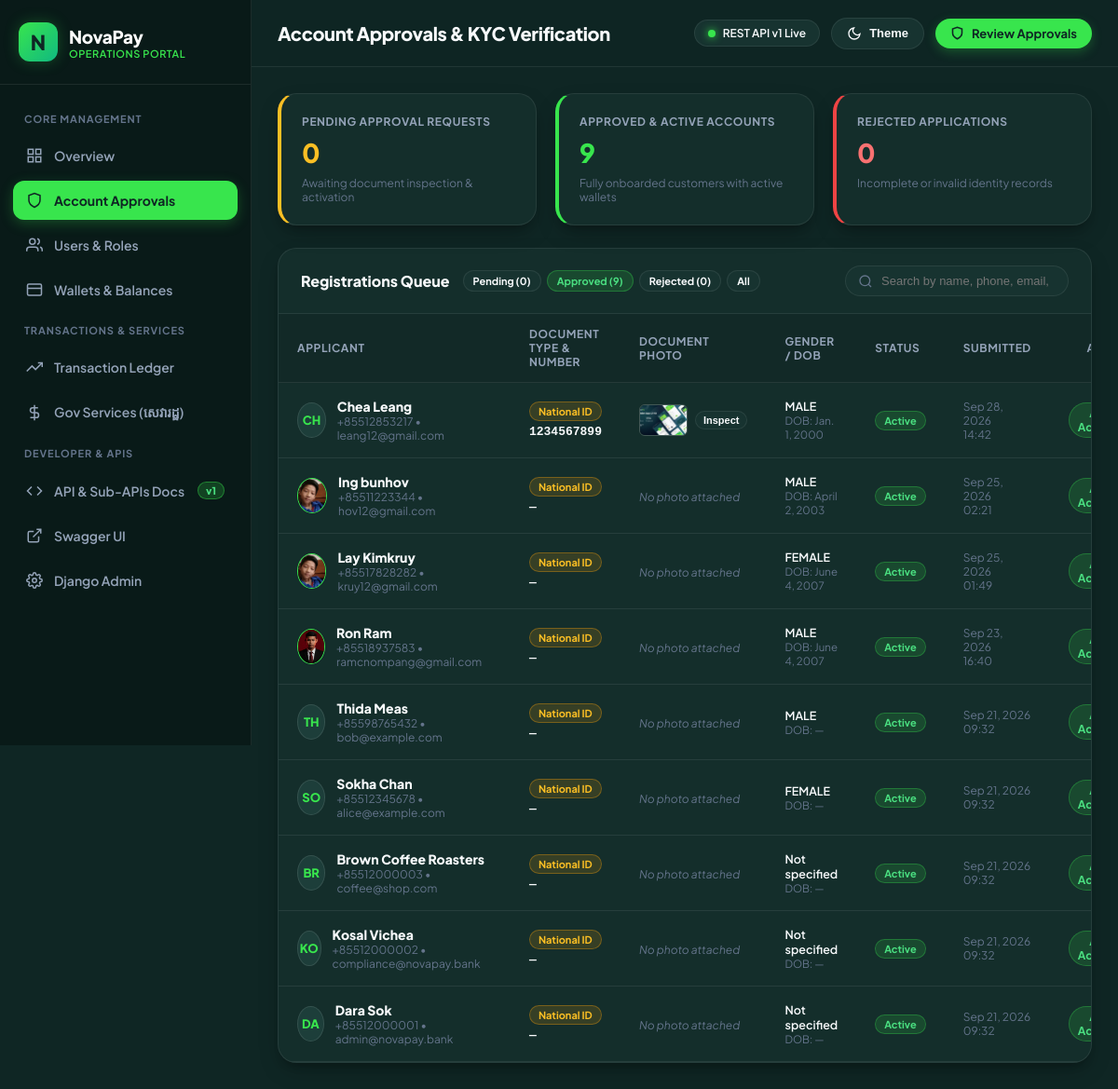
The page /approvals/?filter=ACTIVE on the database its author committed.
### apps/users/models.py (models this page shows, shortened)
class User(AbstractBaseUser, PermissionsMixin, BaseModel):
    email = models.EmailField(unique=True, db_index=True)
    phone_number = models.CharField(
        max_length=30,
        unique=True,
        db_index=True,
        validators=[RegexValidator(r"^(\+855\d{8,9}|0\d{8,9}|\+?[1-9]\d{7,19})$", "Enter a valid Cambodian (+855) or E.164 phone number.")]
    )
    full_name = models.CharField(max_length=150)
    role = models.CharField(max_length=20, choices=UserRole.choices, default=UserRole.CUSTOMER, db_index=True)
    status = models.CharField(max_length=20, choices=UserStatus.choices, default=UserStatus.ACTIVE, db_index=True)
    date_of_birth = models.DateField(null=True, blank=True)
    gender = models.CharField(max_length=10, choices=Gender.choices, null=True, blank=True)
    profile_photo = models.ImageField(upload_to="avatars/%Y/%m/", null=True, blank=True)
    id_document_type = models.CharField(max_length=30, choices=IdDocumentType.choices, null=True, blank=True)
    id_document_number = models.CharField(max_length=50, null=True, blank=True)
    id_document_photo = models.ImageField(upload_to="documents/%Y/%m/", null=True, blank=True)
    is_email_verified = models.BooleanField(default=False)
    is_phone_verified = models.BooleanField(default=False)
    pin_hash = models.CharField(max_length=255, null=True, blank=True)
    pin_retry_count = models.PositiveSmallIntegerField(default=0)
    pin_locked_until = models.DateTimeField(null=True, blank=True)
    kyc_tier = models.PositiveSmallIntegerField(default=0)
    is_active = models.BooleanField(default=True)
    is_staff = models.BooleanField(default=False)
    last_login_at = models.DateTimeField(null=True, blank=True)
    objects = UserManager()
    USERNAME_FIELD = "email"
    REQUIRED_FIELDS = ["phone_number", "full_name"]
    class Meta:
        verbose_name = "User"
        verbose_name_plural = "Users"
        indexes = [
            models.Index(fields=["email", "status"]),
            models.Index(fields=["phone_number", "status"]),
            models.Index(fields=["role", "status"]),
        ]

### apps/dashboard/views.py (the view, shortened to what this page needs)
# urls.py: path("approvals/", DashboardApprovalsView.as_view(), name="approvals"),
class DashboardApprovalsView(View):
    def get(self, request):
        status_filter = request.GET.get("filter", "PENDING_APPROVAL")
        query = request.GET.get("q", "").strip()
        users_qs = User.objects.all().order_by("-created_at")
        if status_filter != "ALL":
            users_qs = users_qs.filter(status=status_filter)
        pending_count = User.objects.filter(status=UserStatus.PENDING_APPROVAL).count()
        active_count = User.objects.filter(status=UserStatus.ACTIVE).count()
        rejected_count = User.objects.filter(status=UserStatus.REJECTED).count()
        context = {
            "active_tab": "approvals",
            "users": users_qs[:50],
            "current_filter": status_filter,
            "query": query,
            "pending_count": pending_count,
            "active_count": active_count,
            "rejected_count": rejected_count,
        }
        return render(request, "dashboard/approvals.html", context)

### templates/dashboard/approvals.html (shortened to what this page needs)
{% extends "dashboard/base.html" %}
{% block page_title %}Account Approvals & KYC Verification{% endblock %}
{% block content %}
<div class="grid-4" style="grid-template-columns: repeat(3, 1fr); margin-bottom: 24px;">
  <div class="card" style="border-left: 4px solid #FBBF24;">
    <div class="stat-label">Pending Approval Requests</div>
    <div class="stat-value" style="color: #FBBF24;">
      {{ pending_count }}
    </div>
    <div class="stat-meta">Awaiting document inspection & activation</div>
  </div>
  <div class="card" style="border-left: 4px solid var(--accent-green);">
    <div class="stat-label">Approved & Active Accounts</div>
    <div class="stat-value" style="color: var(--accent-green);">
      {{ active_count }}
    </div>
    <div class="stat-meta">Fully onboarded customers with active wallets</div>
  </div>
  <div class="card" style="border-left: 4px solid #EF4444;">
    <div class="stat-label">Rejected Applications</div>
    <div class="stat-value" style="color: #F87171;">
      {{ rejected_count }}
    </div>
    <div class="stat-meta">Incomplete or invalid identity records</div>
  </div>
</div>
<div class="table-container">
  <div class="table-header">
    <div style="display: flex; align-items: center; gap: 14px;">
      <span class="table-title">Registrations Queue</span>
      <div style="display: flex; gap: 6px;">
        <a href="?filter=PENDING_APPROVAL" class="badge-pill {% if current_filter == 'PENDING_APPROVAL' %}badge-pending{% else %}btn-ghost{% endif %}" style="text-decoration: none; padding: 4px 10px;">
          Pending ({{ pending_count }})
        </a>
        <a href="?filter=ACTIVE" class="badge-pill {% if current_filter == 'ACTIVE' %}badge-active{% else %}btn-ghost{% endif %}" style="text-decoration: none; padding: 4px 10px;">
          Approved ({{ active_count }})
        </a>
        <a href="?filter=REJECTED" class="badge-pill {% if current_filter == 'REJECTED' %}badge-rejected{% else %}btn-ghost{% endif %}" style="text-decoration: none; padding: 4px 10px;">
          Rejected ({{ rejected_count }})
        </a>
        <a href="?filter=ALL" class="badge-pill {% if current_filter == 'ALL' %}btn-accent{% else %}btn-ghost{% endif %}" style="text-decoration: none; padding: 4px 10px;">
          All
        </a>
      </div>
    </div>
    <form method="GET" class="search-wrapper">
      <input type="text" name="q" value="{{ query }}" placeholder="Search by name, phone, email, doc ID..." class="input-search">
    </form>
  </div>
  <table>
    <thead>
      <tr>
        <th>Applicant</th>
        <th>Document Type & Number</th>
        <th>Document Photo</th>
        <th>Gender / DOB</th>
        <th>Status</th>
        <th>Submitted</th>
        <th style="text-align: right;">Action</th>
      </tr>
    </thead>
    <tbody>
      {% for u in users %}
        <tr>
          <td>
            <div style="display: flex; align-items: center; gap: 12px;">
              {% if u.profile_photo %}
                <img src="{{ u.profile_photo.url }}" style="width: 38px; height: 38px; border-radius: 50%; object-fit: cover; border: 1.5px solid var(--accent-green);" alt="Avatar">
              {% else %}
                <div style="width: 38px; height: 38px; border-radius: 50%; background: var(--bg-surface-elevated); border: 1.5px solid rgba(255,255,255,0.1); display: flex; align-items: center; justify-content: center; font-weight: 800; font-size: 13px; color: var(--accent-green);">
                  {{ u.full_name|slice:":2"|upper }}
                </div>
              {% endif %}
              <div>
                <div style="font-weight: 800; font-size: 14px;">{{ u.full_name }}</div>
                <div style="font-size: 12px; color: var(--text-muted);">{{ u.phone_number }} • {{ u.email }}</div>
              </div>
            </div>
          </td>
          <td>
            <span class="badge-pill {% if u.id_document_type == 'PASSPORT' %}badge-active{% else %}badge-pending{% endif %}">
              {{ u.get_id_document_type_display|default:u.id_document_type|default:'National ID' }}
            </span>
            <div style="font-family: monospace; font-size: 13px; font-weight: 700; margin-top: 4px;">
              {{ u.id_document_number|default:'—' }}
            </div>
          </td>
          <td>
            {% if u.id_document_photo %}
              <div style="display: flex; align-items: center; gap: 8px;">
                <img src="{{ u.id_document_photo.url }}"
                     onclick="openDocLightbox('{{ u.id_document_photo.url }}', '{{ u.full_name|escapejs }}', '{{ u.get_id_document_type_display|escapejs }}', '{{ u.id_document_number|escapejs }}')"
                     style="width: 52px; height: 34px; border-radius: 6px; object-fit: cover; border: 1px solid rgba(255,255,255,0.2); cursor: pointer;"
                     title="Click to view full photo"
                     alt="ID Document">
                <button type="button"
                        class="btn-action btn-ghost"
                        style="padding: 3px 8px; font-size: 11px;"
                        onclick="openDocLightbox('{{ u.id_document_photo.url }}', '{{ u.full_name|escapejs }}', '{{ u.get_id_document_type_display|escapejs }}', '{{ u.id_document_number|escapejs }}')">
                  Inspect
                </button>
              </div>
            {% else %}
              <span style="font-size: 12px; color: var(--text-muted); font-style: italic;">No photo attached</span>
            {% endif %}
          </td>
          <td>
            <div style="font-size: 12.5px; font-weight: 600;">{{ u.gender|default:'Not specified' }}</div>
            <div style="font-size: 11.5px; color: var(--text-muted);">DOB: {{ u.date_of_birth|default:'—' }}</div>
          </td>
          <td>
            {% if u.status == 'ACTIVE' %}
              <span class="badge-pill badge-active">Active</span>
            {% elif u.status == 'PENDING_APPROVAL' %}
              <span class="badge-pill badge-pending">Pending Approval</span>
            {% elif u.status == 'REJECTED' %}
              <span class="badge-pill badge-rejected">Rejected</span>
            {% else %}
              <span class="badge-pill">{{ u.status }}</span>
            {% endif %}
          </td>
          <td style="font-size: 12px; color: var(--text-muted);">
            {{ u.created_at|date:"M d, Y" }}
            <div>{{ u.created_at|date:"H:i" }}</div>
          </td>
          <td style="text-align: right;">
            <div style="display: inline-flex; gap: 8px;">
              {% if u.status == 'PENDING_APPROVAL' %}
                <form method="POST" action="{% url 'dashboard:approve_user' u.id %}" style="display: inline;">
                  {% csrf_token %}
                  <button type="submit" class="btn-action btn-accent" title="Approve account and activate wallet">
                    <svg width="13" height="13" fill="none" stroke="currentColor" stroke-width="3" viewBox="0 0 24 24"><polyline points="20 6 9 17 4 12"></polyline></svg>
                    Approve
                  </button>
                </form>
                <button type="button"
                        class="btn-action btn-danger"
                        onclick="openRejectModal('{{ u.id }}', '{{ u.full_name|escapejs }}')">
                  <svg width="13" height="13" fill="none" stroke="currentColor" stroke-width="3" viewBox="0 0 24 24"><line x1="18" y1="6" x2="6" y2="18"></line><line x1="6" y1="6" x2="18" y2="18"></line></svg>
                  Reject
                </button>
              {% else %}
                <span class="badge-pill badge-active" style="font-size: 12px;">Active Account</span>
              {% endif %}
            </div>
          </td>
        </tr>
      {% empty %}
        <tr>
          <td colspan="7" style="text-align: center; color: var(--text-muted); padding: 40px 16px;">
            No users match the selected filter.
          </td>
        </tr>
      {% endfor %}
    </tbody>
  </table>
</div>
{% endblock %}

### templates/dashboard/base.html (style rules this page uses)
:root { --bg-primary: #0F2624; --bg-surface: #173330; --bg-surface-elevated: #1D3E3A; --bg-card: #142E2B; --bg-sidebar: #091A18; --bg-header: rgba(15, 38, 36, 0.85); --accent-green: #38E54D; --accent-green-light: #4ADE80; --accent-green-glow: rgba(56, 229, 77, 0.25); --accent-green-subtle: rgba(56, 229, 77, 0.12); --text-primary: #F8FAFC; --text-secondary: #94A3B8; --text-muted: #64748B; --text-dark: #0F172A; --border-color: rgba(255, 255, 255, 0.08); --border-active: rgba(56, 229, 77, 0.35); --danger: #EF4444; --danger-bg: rgba(239, 68, 68, 0.12); --warning: #F59E0B; --warning-bg: rgba(245, 158, 11, 0.14); --info: #38BDF8; --info-bg: rgba(56, 189, 248, 0.12); --font-main: 'Plus Jakarta Sans', 'Inter', -apple-system, sans-serif; --font-khmer: 'Kantumruy Pro', sans-serif; --radius-sm: 8px; --radius-md: 14px; --radius-lg: 20px; --radius-full: 9999px; --shadow-card: 0 10px 25px -5px rgba(0, 0, 0, 0.25), 0 8px 10px -6px rgba(0, 0, 0, 0.25); }
* { box-sizing: border-box; margin: 0; padding: 0; }
body { font-family: var(--font-main); background-color: var(--bg-primary); color: var(--text-primary); min-height: 100vh; display: flex; overflow-x: hidden; transition: background-color 0.2s ease, color 0.2s ease; }
.btn-action { display: inline-flex; align-items: center; gap: 8px; padding: 8px 16px; border-radius: var(--radius-full); font-size: 13px; font-weight: 700; cursor: pointer; text-decoration: none; transition: all 0.15s ease; border: none; }
.btn-ghost { background: var(--bg-surface); color: var(--text-primary); border: 1px solid var(--border-color); }
.grid-4 { display: grid; grid-template-columns: repeat(auto-fit, minmax(240px, 1fr)); gap: 20px; margin-bottom: 26px; }
.card { background: var(--bg-card); border: 1px solid var(--border-color); border-radius: var(--radius-lg); padding: 22px; box-shadow: var(--shadow-card); position: relative; overflow: hidden; transition: border-color 0.2s; }
.stat-label { font-size: 12px; font-weight: 700; color: var(--text-secondary); text-transform: uppercase; letter-spacing: 0.05em; margin-bottom: 8px; }
.stat-value { font-size: 28px; font-weight: 900; letter-spacing: -0.02em; display: flex; align-items: baseline; gap: 6px; }
.stat-meta { font-size: 12px; color: var(--text-muted); margin-top: 8px; display: flex; align-items: center; gap: 6px; }
.badge-pill { display: inline-flex; align-items: center; gap: 4px; padding: 3px 9px; border-radius: var(--radius-full); font-size: 11px; font-weight: 700; }
.badge-active { background: rgba(56, 229, 77, 0.15); color: #4ADE80; border: 1px solid rgba(56, 229, 77, 0.3); }
.badge-pending { background: rgba(245, 158, 11, 0.15); color: #FBBF24; border: 1px solid rgba(245, 158, 11, 0.35); }
.table-container { background: var(--bg-card); border: 1px solid var(--border-color); border-radius: var(--radius-lg); overflow: hidden; box-shadow: var(--shadow-card); }
.table-header { padding: 18px 24px; border-bottom: 1px solid var(--border-color); display: flex; align-items: center; justify-content: space-between; gap: 16px; flex-wrap: wrap; }
.table-title { font-size: 16px; font-weight: 800; }
table { width: 100%; border-collapse: collapse; text-align: left; }
th { padding: 14px 20px; font-size: 12px; font-weight: 700; color: var(--text-secondary); text-transform: uppercase; letter-spacing: 0.05em; background: rgba(0, 0, 0, 0.1); border-bottom: 1px solid var(--border-color); }
td { padding: 16px 20px; font-size: 13.5px; border-bottom: 1px solid var(--border-color); vertical-align: middle; }
.input-search { background: var(--bg-surface); border: 1px solid var(--border-color); border-radius: var(--radius-full); padding: 8px 18px 8px 38px; font-size: 13px; color: var(--text-primary); outline: none; min-width: 240px; transition: border-color 0.15s; }
.search-wrapper { position: relative; }

### rows shown on the page
User: full_name "CH", full_name "Chea Leang", phone_number "+85512853217", email "leang12@gmail.com", id_document_type "National ID", id_document_number "1234567899", id_document_photo (picture), gender "MALE", date_of_birth "Jan. 1, 2000", status "Active", created_at "Sep 28, 2026", created_at "14:42"
User: profile_photo (picture), full_name "Ing bunhov", phone_number "+85511223344", email "hov12@gmail.com", id_document_type "National ID", id_document_number "—", shows "No photo attached", gender "MALE", date_of_birth "April 2, 2003", status "Active", created_at "Sep 25, 2026", created_at "02:21"
User: profile_photo (picture), full_name "Lay Kimkruy", phone_number "+85517828282", email "kruy12@gmail.com", id_document_type "National ID", id_document_number "—", shows "No photo attached", gender "FEMALE", date_of_birth "June 4, 2007", status "Active", created_at "Sep 25, 2026", created_at "01:49"
User: profile_photo (picture), full_name "Ron Ram", phone_number "+85518937583", email "ramcnompang@gmail.com", id_document_type "National ID", id_document_number "—", id_document_photo "No photo attached", gender "MALE", date_of_birth "June 4, 2007", status "Active", created_at "Sep 23, 2026", created_at "16:40"
User: full_name "TH", full_name "Thida Meas", phone_number "+85598765432", email "bob@example.com", id_document_type "National ID", id_document_number "—", shows "No photo attached", gender "MALE", date_of_birth "—", status "Active", created_at "Sep 21, 2026", created_at "09:32"
User: full_name "SO", full_name "Sokha Chan", phone_number "+85512345678", email "alice@example.com", id_document_type "National ID", id_document_number "—", shows "No photo attached", gender "FEMALE", date_of_birth "—", status "Active", created_at "Sep 21, 2026", created_at "09:32"
User: full_name "BR", full_name "Brown Coffee Roasters", phone_number "+85512000003", email "coffee@shop.com", id_document_type "National ID", id_document_number "—", shows "No photo attached", gender "Not specified", date_of_birth "—", status "Active", created_at "Sep 21, 2026", created_at "09:32"
User: full_name "KO", full_name "Kosal Vichea", phone_number "+85512000002", email "compliance@novapay.bank", id_document_type "National ID", id_document_number "—", shows "No photo attached", gender "Not specified", date_of_birth "—", status "Active", created_at "Sep 21, 2026", created_at "09:32"
User: full_name "DA", full_name "Dara Sok", phone_number "+85512000001", email "admin@novapay.bank", id_document_type "National ID", id_document_number "—", shows "No photo attached", gender "Not specified", date_of_birth "—", status "Active", created_at "Sep 21, 2026", created_at "09:32"

### other values the page prints
{{ pending_count }} "0"
{{ active_count }} "9"
{{ rejected_count }} "0"
